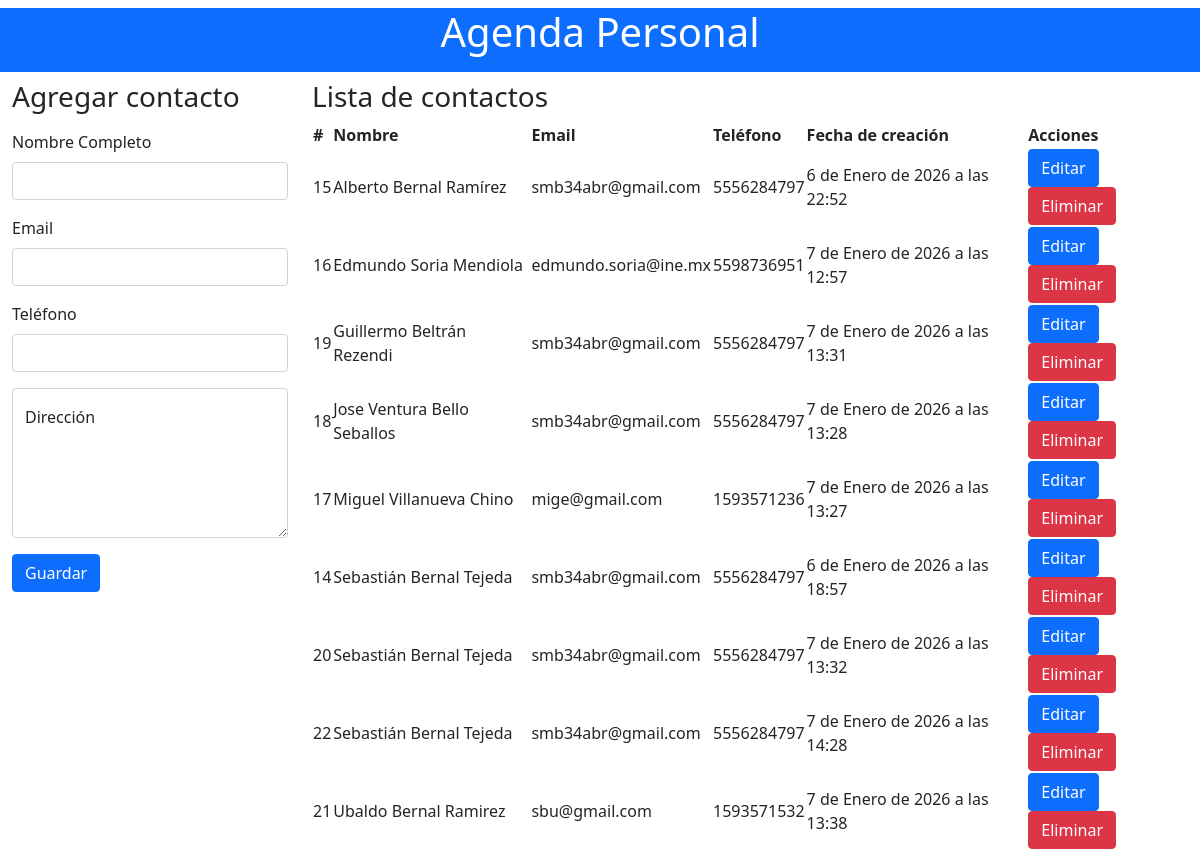
The app's page /, older data.
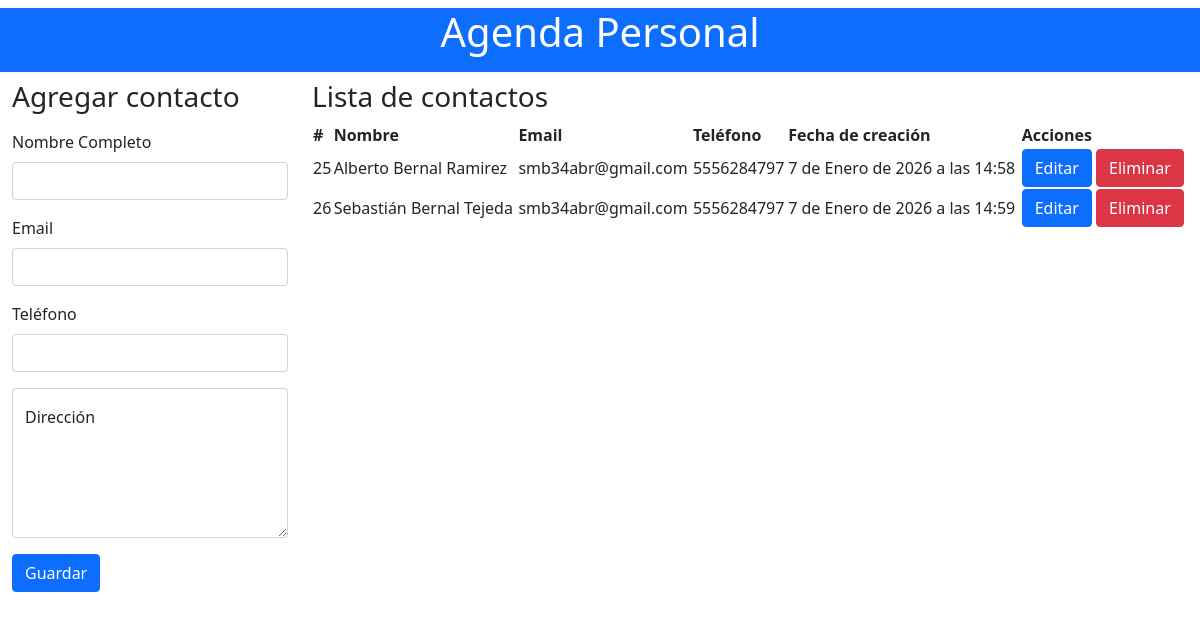
The same page, newer data.
### personal/models.py (models this page shows, shortened)
class Contact(models.Model):
    name = models.CharField(max_length=100)
    email = models.EmailField()
    phone = models.CharField(max_length=20)
    direction = models.TextField(blank=True)
    created = models.DateTimeField(auto_now=True)
    class Meta:
        ordering = ['name']

### personal/views.py (the view)
# urls.py: path('', views.contact_list_and_create, name='contact_list'),
def contact_list_and_create(request):
    if request.method == 'POST':
        form = ContactForm(request.POST)
        if form.is_valid():
            form.save()
            return redirect('personal:contact_list')
    form = ContactForm()
    contacts = Contact.objects.all()
    return render(request, 'contact_list.html', {
    'form': form,
    'contacts': contacts
    })

### personal/forms.py
class ContactForm(forms.ModelForm):
    class Meta:
        model = Contact
        fields = ['name', 'email', 'phone', 'direction']

### personal/templates/contact_list.html (shortened to what this page needs)
{% load static %}
<!DOCTYPE html>
<html lang="es">
<head>
    <link rel="stylesheet" href="{% static 'css/bootstrap.min.css' %}">
    <link rel="stylesheet" href="{% static 'css/dataTables.css' %}">
</head>
<body>
    <h1 class="text-center mt-2 bg-primary text-white pb-3">Agenda Personal</h1>
    <div class="container-fluid">
        <div class="row">
            <div class="col-3">
                <form action="/registrarPersonal/" method="post">
                    <h3>Agregar contacto</h3>
                    <div class="mb-3 mt-3">
                        <label for="nombre" class="form-label">Nombre Completo</label>
                        <input type="text" class="form-control" id="nombre" name="name" aria-describedby="emailHelp"
                            required>
                    </div>
                    <div class="mb-3">
                        <label for="email" class="form-label">Email</label>
                        <input type="email" class="form-control" id="email" name="email" required>
                    </div>
                    <div class="mb-3">
                        <label for="phone" class="form-label">Teléfono</label>
                        <input type="text" class="form-control" id="phone" name="phone" required>
                    </div>
                    <div class="form-floating mb-3">
                        <textarea class="form-control" placeholder="Leave a comment here" id="floatingTextarea"
                            name="direction" style="height: 150px;" required></textarea>
                        <label for="direction">Dirección</label>
                    </div>
                    <button type="submit" id="idGardar" class="btn btn-primary">Guardar</button>
                </form>
            </div>
            <div class="col-9">
                <h3>Lista de contactos</h3>
                <table id="example" class="display" style="width:100%">
                    <thead>
                        <tr>
                            <th>#</th>
                            <th>Nombre</th>
                            <th>Email</th>
                            <th>Teléfono</th>
                            <th>Fecha de creación</th>
                            <th>Acciones</th>
                        </tr>
                    </thead>
                    <tbody>
                        {% for contact in contacts %}
                        <tr>
                            <td>{{ contact.id }}</td>
                            <td>{{ contact.name }}</td>
                            <td>{{ contact.email }}</td>
                            <td>{{ contact.phone }}</td>
                            <td>{{ contact.created }}</td>
                            <td>
                                <a href="editContact/{{ contact.id }}" class="btn btn-primary">Editar</a>
                                <a href="deleteContact/{{ contact.id }}" class="btn btn-danger">Eliminar</a>
                            </td>
                        </tr>
                        {% endfor %}
                    </tbody>
                </table>
            </div>
        </div>
    </div>
</body>
</html>

Row changes from the older to the newer data that the page shows:
removed Contact: id "15", name "Alberto Bernal Ramírez", email "smb34abr@gmail.com", phone "5556284797", created "6 de Enero de 2026 a las 22:52"
removed Contact: id "16", name "Edmundo Soria Mendiola", email "edmundo.soria@ine.mx", phone "5598736951", created "7 de Enero de 2026 a las 12:57"
removed Contact: id "19", name "Guillermo Beltrán Rezendi", email "smb34abr@gmail.com", phone "5556284797", created "7 de Enero de 2026 a las 13:31"
removed Contact: id "18", name "Jose Ventura Bello Seballos", email "smb34abr@gmail.com", phone "5556284797", created "7 de Enero de 2026 a las 13:28"
removed Contact: id "17", name "Miguel Villanueva Chino", email "mige@gmail.com", phone "1593571236", created "7 de Enero de 2026 a las 13:27"
removed Contact: id "14", name "Sebastián Bernal Tejeda", email "smb34abr@gmail.com", phone "5556284797", created "6 de Enero de 2026 a las 18:57"
removed Contact: id "20", name "Sebastián Bernal Tejeda", email "smb34abr@gmail.com", phone "5556284797", created "7 de Enero de 2026 a las 13:32"
removed Contact: id "22", name "Sebastián Bernal Tejeda", email "smb34abr@gmail.com", phone "5556284797", created "7 de Enero de 2026 a las 14:28"
removed Contact: id "21", name "Ubaldo Bernal Ramirez", email "sbu@gmail.com", phone "1593571532", created "7 de Enero de 2026 a las 13:38"
added Contact: id "25", name "Alberto Bernal Ramirez", email "smb34abr@gmail.com", phone "5556284797", created "7 de Enero de 2026 a las 14:58"
added Contact: id "26", name "Sebastián Bernal Tejeda", email "smb34abr@gmail.com", phone "5556284797", created "7 de Enero de 2026 a las 14:59"
